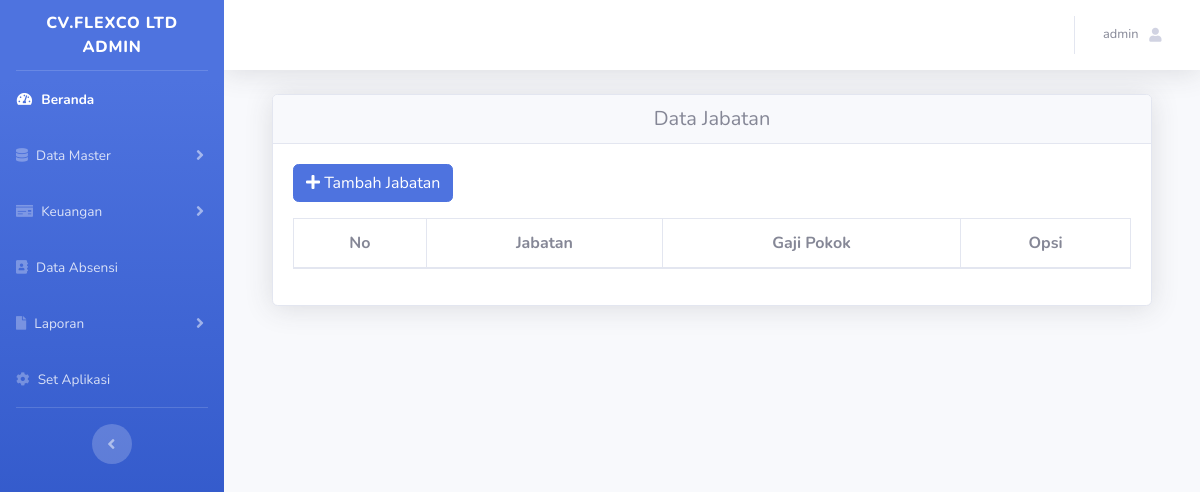
Page /admin/index.php?page=jabatan (signed in) on the earlier database version.
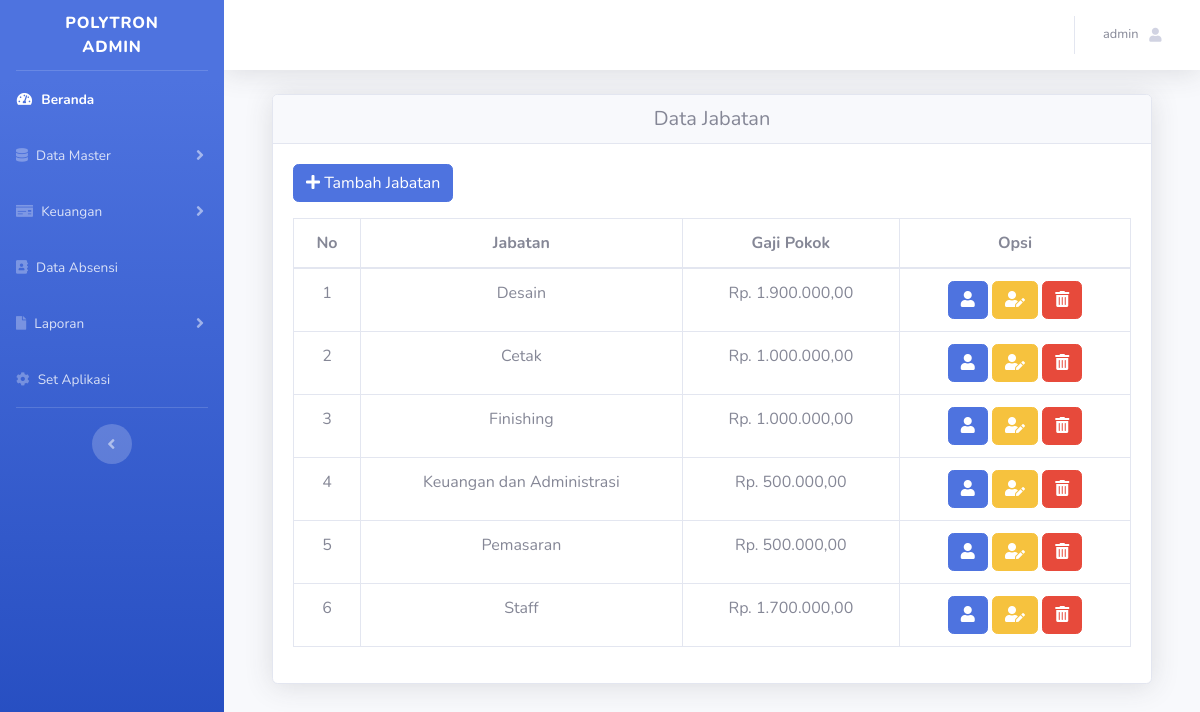
Same page on the later database version.
### tables this page shows
CREATE TABLE `tb_aplikasi` (
  `id_aplikasi` int(11) NOT NULL,
  `nama_instansi` varchar(50) NOT NULL,
  `nama_aplikasi` varchar(100) NOT NULL,
  `foto` varchar(255) NOT NULL
);

CREATE TABLE `tb_jabatan` (
  `id_jabatan` int(11) NOT NULL,
  `nama_jabatan` varchar(30) NOT NULL,
  `gapok` int(11) NOT NULL
);

### config/rupiah.php (called while the page is built)
<?php
function rupiah($angka)
{
	$hasil_rupiah = "Rp. " . number_format($angka, 2, ',', '.');
	return $hasil_rupiah;
}

### admin/modul/jabatan/data_jabatan.php (the view, shortened to what this page needs)
<div class="container">
    <div class="card shadow mb-4">
        <h5 class="card-header text-center">Data Jabatan</h5>
        <div class="card-body">
            <a href="?page=jabatan&act=add" class="btn btn-primary mb-3"><i class="fa fa-plus"></i> Tambah
                Jabatan</a></button>
            <div class="table-responsive">
                <table id="dataTable" class="table table-bordered text-center" width="100%">
                    <thead>
                        <tr>
                            <th>No</th>
                            <th>Jabatan</th>
                            <th>Gaji Pokok</th>
                            <th>Opsi</th>
                        </tr>
                    </thead>
                    <tbody>
                        <?php
                        $no = 1;
                        $data = mysqli_query($koneksi, "SELECT * FROM tb_jabatan")or die(mysqli_error($koneksi));
                        while ($d = mysqli_fetch_array($data)) {
                        ?>
                        <tr>
                            <td><?= $no++; ?></td>
                            <td><?= $d['nama_jabatan']; ?></td>
                            <td><?= rupiah($d['gapok']); ?></td>
                            <td>
                                <a href="?page=jabatan&act=detail&id_jabatan=<?= $d['id_jabatan']; ?>"
                                    class="btn btn-primary text-white text-right"> <i
                                        class="fa fa-user text-white"></i></a>
                                <a href="?page=jabatan&act=edit&id_jabatan=<?= $d['id_jabatan']; ?>"
                                    class="btn btn-warning text-white text-right"> <i
                                        class="fa fa-user-edit text-white"></i></a>
                                <a href="?page=jabatan&act=del&id_jabatan=<?= $d['id_jabatan']; ?>"
                                    class="btn btn-danger text-white text-right"> <i
                                        class="fas fa-trash-alt fa-1x text-white"></i></a>
                            </td>
                        </tr>
                        <?php
                        }
                        ?>
                    </tbody>
                </table>
            </div>
        </div>
    </div>
</div>

### admin/index.php (shortened to what this page needs)
<?php
include '../config/koneksi.php';
include '../config/rupiah.php';
$oke = mysqli_query($koneksi, "SELECT * FROM tb_aplikasi");
$oke1 = mysqli_fetch_array($oke);
if (@$_SESSION['Admin']) {
?>
<?php
    if (@$_SESSION['Admin']) {
        $sesi = @$_SESSION['Admin'];
    }
    $sql = mysqli_query($koneksi, "SELECT * FROM tb_admin WHERE id_admin = '$sesi'") or die(mysqli_error($koneksi));
    $data = mysqli_fetch_array($sql);
    ?>
<!DOCTYPE html>
<html lang="en">
<head>
    <link href="../assets/vendor/fontawesome-free/css/all.min.css" rel="stylesheet" type="text/css">
    <link href="../assets/css/sb-admin-2.min.css" rel="stylesheet">
    <link href="../assets/vendor/datatables/dataTables.bootstrap4.min.css" rel="stylesheet">
</head>
<body id="page-top">
    <div id="wrapper">
        <ul class="navbar-nav bg-gradient-primary sidebar sidebar-dark accordion" id="accordionSidebar">
            <a class="sidebar-brand d-flex align-items-center justify-content-center" href="index.php">
                <?= $oke1['nama_instansi']; ?>
                <br>
                <?= $data['nama_admin']; ?>
            </a>
            <hr class="sidebar-divider my-0">
            <li class="nav-item active">
                <a class="nav-link" href="index.php">
                    <i class="fas fa-fw fa-tachometer-alt"></i>
                    <span>Beranda</span></a>
            </li>
            <li class="nav-item">
                <a class="nav-link collapsed" href="#" data-toggle="collapse" data-target="#collapseTwo"
                    aria-expanded="true" aria-controls="collapseTwo">
                    <i class="fas fa-database"></i>
                    <span>Data Master</span>
                </a>
            </li>
            <li class="nav-item">
                <a class="nav-link collapsed" href="#" data-toggle="collapse" data-target="#keuangan"
                    aria-expanded="true" aria-controls="keuangan">
                    <i class="fas fa-money-check"></i>
                    <span>Keuangan</span>
                </a>
            </li>
            <li class="nav-item">
                <a class="nav-link" href="?page=absen">
                    <i class="fas fa-address-book"></i>
                    <span>Data Absensi</span></a>
            </li>
            <li class="nav-item">
                <a class="nav-link collapsed" href="#" data-toggle="collapse" data-target="#laporan"
                    aria-expanded="true" aria-controls="laporan">
                    <i class="fas fa-file"></i>
                    <span>Laporan</span>
                </a>
            </li>
            <li class="nav-item">
                <a class="nav-link" href="?page=aplikasi">
                    <i class="fas fa-cog"></i>
                    <span>Set Aplikasi</span></a>
            </li>
            <hr class="sidebar-divider d-none d-md-block">
            <div class="text-center d-none d-md-inline">
                <button class="rounded-circle border-0" id="sidebarToggle"></button>
            </div>
        </ul>
        <div id="content-wrapper" class="d-flex flex-column">
            <div id="content">
                <nav class="navbar navbar-expand navbar-light bg-white topbar mb-4 static-top shadow">
                    <ul class="navbar-nav ml-auto">
                        <li class="nav-item dropdown no-arrow">
                            <a class="nav-link dropdown-toggle" href="#" id="userDropdown" role="button"
                                data-toggle="dropdown" aria-haspopup="true" aria-expanded="false">
                                <span class="mr-2 d-none d-lg-inline text-gray-600 small">
                                    <?= $data['nama_admin']; ?>
                                </span>
                                <i class="fas fa-user fa-sm fa-fw mr-2 text-gray-400"></i>
                            </a>
                        </li>
                    </ul>
                </nav>
                <div class="container-fluid">
                    <?php
                        $page = @$_GET['page'];
                        $act = @$_GET['act'];
                        if ($page == 'karyawan') {
                            if ($act == '') {
                                include 'modul/karyawan/data_karyawan.php';
                            } elseif ($act == 'add') {
                                include 'modul/karyawan/add_karyawan.php';
                            } elseif ($act == 'edit') {
                                include 'modul/karyawan/edit_karyawan.php';
                            } elseif ($act == 'detail') {
                                include 'modul/karyawan/detail_karyawan.php';
                            } elseif ($act == 'del') {
                                include 'modul/karyawan/del_karyawan.php';
                            }
                        } elseif ($page == 'jabatan') {
                            if ($act == '') {
                                include 'modul/jabatan/data_jabatan.php';
                            } elseif ($act == 'add') {
                                include 'modul/jabatan/add_jabatan.php';
                            } elseif ($act == 'edit') {
                                include 'modul/jabatan/edit_jabatan.php';
                            } elseif ($act == 'detail') {
                                include 'modul/jabatan/detail_jabatan.php';
                            } elseif ($act == 'del') {
                                include 'modul/jabatan/del_jabatan.php';
                            }
                        }
                        elseif ($page == 'profil') {
                            if ($act == '') {
                                include 'modul/profil/data_profil.php';
                            }
                        }
                        elseif ($page == 'laporan') {
                            if ($act == '') {
                                include 'modul/laporan/laporan_absensi.php';
                            } elseif ($act == 'gaji') {
                                include 'modul/laporan/laporan_penggajian.php';
                            }
                        } elseif ($page == '') {
                            include 'home.php';
                        } else {
                            echo "<b>404!</b> Tidak ada halaman !";
                        }
                        ?>
                </div>
            </div>
        </div>
    </div>
    <?php
        } else {
            include 'modul/500.html';
        }
    ?>
</body>
</html>

Differences in the rows shown:
changed tb_aplikasi: nama_instansi "CV.FLEXCO LTD" → "POLYTRON"
added tb_jabatan: nama_jabatan "Desain", gapok "Rp. 1.900.000,00"
added tb_jabatan: nama_jabatan "Cetak", gapok "Rp. 1.000.000,00"
added tb_jabatan: nama_jabatan "Finishing", gapok "Rp. 1.000.000,00"
added tb_jabatan: nama_jabatan "Keuangan dan Administrasi", gapok "Rp. 500.000,00"
added tb_jabatan: nama_jabatan "Pemasaran", gapok "Rp. 500.000,00"
added tb_jabatan: nama_jabatan "Staff", gapok "Rp. 1.700.000,00"
